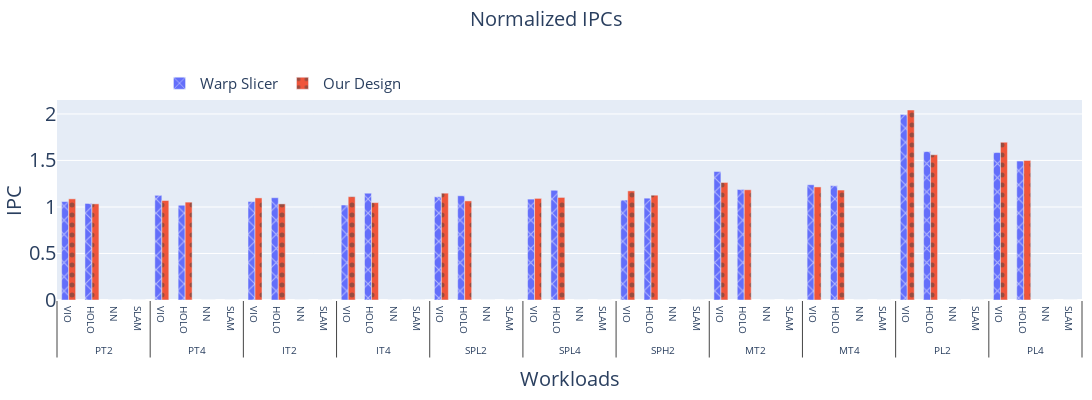

The cell this chart's notebook holds for it:
### Code cell
stats = {}
appconfigs = []

ipc1_to_plot = []
ipc2_to_plot = []
ipc1_holo_to_plot = []
ipc2_holo_to_plot = []
for wl in workloads:
    x_names.append(wl.split("_")[0])
    x_sizes.append(wl.split("_")[-1])
    app = wl + "/all4"
    config = app + "ORIN-SASS-concurrent-fg-invalidate_l2-best-VISUAL"
    baseline = app + "ORIN-SASS-VISUAL"
    ipc1_to_plot.append(tot_ipcs[config] / (tot_ipcs[baseline]))
    print(tot_ipcs[config] / (tot_ipcs[baseline]))

    config =app+"ORIN-SASS-concurrent-fg-slicer-VISUAL"
    ipc2_to_plot.append(tot_ipcs[config] / (tot_ipcs[baseline]))

    app = wl + "/hotlab"
    config = app + "ORIN-SASS-concurrent-fg-invalidate_l2-best-VISUAL"
    baseline = app + "ORIN-SASS-VISUAL"
    ipc1_holo_to_plot.append(tot_ipcs[config] / (tot_ipcs[baseline]))

    config = app+"ORIN-SASS-concurrent-fg-slicer-VISUAL"
    ipc2_holo_to_plot.append(tot_ipcs[config] / (tot_ipcs[baseline]))




fig = go.Figure()
fig.add_trace(
    go.Bar(
        name="Warp Slicer",
        x=[
            x_mesa_labels + x_mesa_labels + x_mesa_labels + x_mesa_labels,
            x_vio_labels
            + x_holo_labels + x_nn_labels + x_slam_labels,
        ],
        y=ipc2_to_plot + ipc2_holo_to_plot + ones + ones,
        # marker=dict(color=colors['Frame - cache']),
        marker_pattern_shape=patterns["Frame - cache"],
    )
)
fig.add_trace(
    go.Bar(
        name="Our Design",
        x=[
            x_mesa_labels + x_mesa_labels + x_mesa_labels + x_mesa_labels,
            x_vio_labels
            + x_holo_labels + x_nn_labels + x_slam_labels,
        ],
        y=ipc1_to_plot + ipc1_holo_to_plot + ones + ones,
        # marker=dict(color=colors['Frame - cache + scheduler']),
        marker_pattern_shape=patterns["Frame - cache + scheduler"],
    )
)

# change width and height of the figure
fig.update_layout(
    autosize=False,
    width=1200,
    height=400,
    # title="Normalized Latency",
)
# Change the bar mode
fig.update_layout(barmode="group")
# add title in middle
fig.update_layout(
    title={
        "text": "Normalized IPCs",
        "y": 0.97,
        "x": 0.5,
        "xanchor": "center",
        "yanchor": "top",
    }
)
# change bar gap
fig.update_layout(bargap=0.4, bargroupgap=0)
# change x axis title
fig.update_layout(xaxis_title="Workloads", yaxis_title="IPC")
# change y axis range
# fig.update_yaxes(range=[0, 1.5], dtick=1)
# change y tick step
# change font size
fig.update_layout(xaxis=dict(tickfont=dict(size=10)))
fig.update_layout(yaxis=dict(tickfont=dict(size=20)))
fig.update_layout(title_font_size=20)
fig.update_layout(legend=dict(font=dict(size=15)))
fig.update_layout(xaxis_title_font_size=20)
fig.update_layout(yaxis_title_font_size=20)
# change legend position to top
fig.update_layout(
    legend=dict(
        orientation="h",
        yanchor="bottom",
        y=1,
        xanchor="left",
        x=0.1,
    )
)
# change margin
fig.update_layout(margin=dict(l=0, r=10, t=100, b=100))

fig.show()

plotly.io.write_image(fig, "output_file.pdf", format="pdf")
plotly.io.write_image(fig, "tmp.png", format="png")

### Figure 1 — Plotly figure (JSON) as saved in the notebook; plotly's stock layout.template omitted (floating-point values rounded to 4 significant figures)
{"data": [{"marker": {"pattern": {"shape": "x"}}, "name": "Warp Slicer", "type": "bar", "x": [["PT2", "PT4", "IT2", "IT4", "SPL2", "SPL4", "SPH2", "MT2", "MT4", "PL2", "PL4", "PT2", "PT4", "IT2", "IT4", "SPL2", "SPL4", "SPH2", "MT2", "MT4", "PL2", "PL4", "PT2", "PT4", "IT2", "IT4", "SPL2", "SPL4", "SPH2", "MT2", "MT4", "PL2", "PL4", "PT2", "PT4", "IT2", "IT4", "SPL2", "SPL4", "SPH2", "MT2", "MT4", "PL2", "PL4"], ["VIO", "VIO", "VIO", "VIO", "VIO", "VIO", "VIO", "VIO", "VIO", "VIO", "VIO", "HOLO", "HOLO", "HOLO", "HOLO", "HOLO", "HOLO", "HOLO", "HOLO", "HOLO", "HOLO", "HOLO", "NN", "NN", "NN", "NN", "NN", "NN", "NN", "NN", "NN", "NN", "NN", "SLAM", "SLAM", "SLAM", "SLAM", "SLAM", "SLAM", "SLAM", "SLAM", "SLAM", "SLAM", "SLAM"]], "y": [1.058, 1.125, 1.059, 1.021, 1.11, 1.084, 1.074, 1.381, 1.239, 1.995, 1.585, 1.038, 1.019, 1.099, 1.148, 1.12, 1.18, 1.095, 1.188, 1.229, 1.596, 1.493, 0, 0, 0, 0, 0, 0, 0, 0, 0, 0, 0, 0, 0, 0, 0, 0, 0, 0, 0, 0, 0, 0]}, {"marker": {"pattern": {"shape": "."}}, "name": "Our Design", "type": "bar", "x": [["PT2", "PT4", "IT2", "IT4", "SPL2", "SPL4", "SPH2", "MT2", "MT4", "PL2", "PL4", "PT2", "PT4", "IT2", "IT4", "SPL2", "SPL4", "SPH2", "MT2", "MT4", "PL2", "PL4", "PT2", "PT4", "IT2", "IT4", "SPL2", "SPL4", "SPH2", "MT2", "MT4", "PL2", "PL4", "PT2", "PT4", "IT2", "IT4", "SPL2", "SPL4", "SPH2", "MT2", "MT4", "PL2", "PL4"], ["VIO", "VIO", "VIO", "VIO", "VIO", "VIO", "VIO", "VIO", "VIO", "VIO", "VIO", "HOLO", "HOLO", "HOLO", "HOLO", "HOLO", "HOLO", "HOLO", "HOLO", "HOLO", "HOLO", "HOLO", "NN", "NN", "NN", "NN", "NN", "NN", "NN", "NN", "NN", "NN", "NN", "SLAM", "SLAM", "SLAM", "SLAM", "SLAM", "SLAM", "SLAM", "SLAM", "SLAM", "SLAM", "SLAM"]], "y": [1.087, 1.069, 1.097, 1.111, 1.148, 1.092, 1.173, 1.264, 1.215, 2.042, 1.696, 1.033, 1.052, 1.033, 1.047, 1.065, 1.103, 1.127, 1.185, 1.182, 1.561, 1.5, 0, 0, 0, 0, 0, 0, 0, 0, 0, 0, 0, 0, 0, 0, 0, 0, 0, 0, 0, 0, 0, 0]}], "layout": {"autosize": false, "bargap": 0.4, "bargroupgap": 0, "barmode": "group", "height": 400, "legend": {"font": {"size": 15}, "orientation": "h", "x": 0.1, "xanchor": "left", "y": 1, "yanchor": "bottom"}, "margin": {"b": 100, "l": 0, "r": 10, "t": 100}, "title": {"font": {"size": 20}, "text": "Normalized IPCs", "x": 0.5, "xanchor": "center", "y": 0.97, "yanchor": "top"}, "width": 1200, "xaxis": {"tickfont": {"size": 10}, "title": {"font": {"size": 20}, "text": "Workloads"}}, "yaxis": {"tickfont": {"size": 20}, "title": {"font": {"size": 20}, "text": "IPC"}}}}
